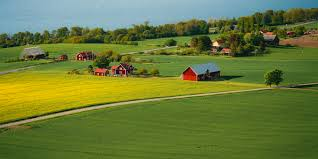
#> input picture external_test.jpg, 318 x 159 px
$ jupyter execute --allow-errors satellite-image-classification.ipynb   (older library calls are emulated)
#> lines starting #> are read from the running program, lines starting #| are printed output that depends on the picture; after the words box and inside, x2 and y2 are one past the last pixel; in counts of white or black regions, pixels touching at a corner belong together
# Assignment 1 – Problem 3
## Satellite Image Classification (Urban vs. Natural) Using Classical Vision + ML
### Classical Computer Vision + Machine Learning
**Course:** Computer Vision (S2-25_AIMLCZG525)

---

### Goal
Build a classical machine-learning system that classifies satellite images into Urban or
Natural categories using handcrafted image features. The system must incorporate pixel
level, texture, and gradient-based features and evaluate performance on a real external
image.

### Implementation Overview
1. Dataset Preparation (fMoW dataset – Urban vs Natural, ~500 each)
2. Preprocessing (resize, convert to grayscale, CLAHE, Gaussian blur)
3. Feature Engineering (Pixel intensity histogram, LBP texture descriptor, Edges using Sobel/Canny, Histogram of Oriented Gradients (HOG))
4. Feature Selection (PCA)
5. Model Training (SVM + Random Forest, 5-fold CV)
6. Evaluation (Accuracy, Precision, Recall, F1, Confusion Matrix)
7. External Image Prediction
8. Analysis & Discussion

## Import Required Libraries

[cell 1]
# ── Standard Library ──────────────────────────────────────────────────────────
import os
import random
import warnings
import pickle
#warnings.filterwarnings('ignore')

# ── Numerical & Data ──────────────────────────────────────────────────────────
import numpy as np
import pandas as pd
import kagglehub

# ── Image Processing ──────────────────────────────────────────────────────────
import cv2                                      # OpenCV for image I/O and processing
from skimage.feature import hog, local_binary_pattern  # HOG and LBP
from skimage import exposure

# ── Visualization ─────────────────────────────────────────────────────────────
import matplotlib.pyplot as plt
import matplotlib.gridspec as gridspec
import seaborn as sns

# ── Machine Learning ──────────────────────────────────────────────────────────
from sklearn.svm import SVC
from sklearn.ensemble import RandomForestClassifier
from sklearn.model_selection import train_test_split, StratifiedKFold, cross_val_score
from sklearn.preprocessing import StandardScaler, MinMaxScaler, LabelEncoder
from sklearn.decomposition import PCA
from sklearn.metrics import (
    accuracy_score, precision_score, recall_score, f1_score,
    confusion_matrix, classification_report
)
from sklearn.pipeline import Pipeline

# ── Reproducibility ───────────────────────────────────────────────────────────
SEED = 42
np.random.seed(SEED)
random.seed(SEED)

print("✅ All libraries imported successfully.")
print(f"   OpenCV   : {cv2.__version__}")
print(f"   NumPy    : {np.__version__}")
print(f"   Pandas   : {pd.__version__}")

## 1. Dataset Preparation
**fMoW Dataset – Urban vs Natural (~500 images each)**

- Download and organize fMoW dataset images into two classes: Urban and Natural
- Limit to ~500 images per class for balanced training
- Split into train/validation/test sets

[cell 2]
# 1. Dataset Preparation
EXTERNAL_IMG   = 'external_test.jpg'   # your own real-world image
IMG_SIZE       = (128, 128)
MAX_PER_CLASS  = 500             # cap to keep runtime manageable
FEATURES_FILE  = 'features.pkl'  # cached features

# Define urban and natural classes for EuroSAT
# Mapping EuroSAT classes to broader Urban/Natural categories.
# EuroSAT classes generally include: AnnualCrop, Forest, HerbaceousVegetation, Highway, Industrial, Pasture,
# PermanentCrop, Residential, River, SeaLake.
URBAN_EUROSAT_CATEGORIES = ['Residential', 'Industrial', 'Highway']
NATURAL_EUROSAT_CATEGORIES = ['Forest', 'River', 'SeaLake', 'Pasture', 'PermanentCrop', 'HerbaceousVegetation', 'AnnualCrop']

# Download the EuroSAT dataset from Kaggle
print("Downloading EuroSAT dataset from Kaggle... This may take a moment.")
# The path returned by dataset_download is typically the base directory of the extracted dataset
#> (the rest of this cell did not finish here and is left out)

## 2. Preprocessing
**Steps: Resize → Grayscale → CLAHE → Gaussian Blur**

- Resize all images to a fixed resolution (e.g., 128×128)
- Convert to grayscale for uniform feature extraction
- Apply CLAHE (Contrast Limited Adaptive Histogram Equalization)
- Apply Gaussian blur to reduce noise

[cell 3]
# 2. Preprocessing
# ── CLAHE object (reused across images) ───────────────────────────────────────
clahe = cv2.createCLAHE(clipLimit=2.0, tileGridSize=(8, 8))

def preprocess_image(img, size=IMG_SIZE):
    """
    Full preprocessing pipeline:
      1. Resize to fixed size
      2. Convert BGR → Grayscale
      3. CLAHE for adaptive contrast enhancement
      4. Gaussian Blur (3x3) for noise reduction
    Returns preprocessed grayscale image (uint8).
    """
    img_resized = cv2.resize(img, size)                       # Step 1: Resize
    img_gray    = cv2.cvtColor(img_resized, cv2.COLOR_BGR2GRAY)  # Step 2: Grayscale
    img_clahe   = clahe.apply(img_gray)                       # Step 3: CLAHE
    img_blur    = cv2.GaussianBlur(img_clahe, (3, 3), 0)      # Step 4: Gaussian Blur
    return img_blur

# ── Apply preprocessing to all images ─────────────────────────────────────────
print("Preprocessing images …")
#> (the rest of this cell did not finish here and is left out)

[cell 4]
# ── Preprocessing Visualization ───────────────────────────────────────────────
sample_idx = 0   # show steps for the first image
#> (the rest of this cell did not finish here and is left out)

## 3. Feature Engineering
**Descriptors: Pixel Intensity Histogram | LBP | Sobel/Canny Edges | HOG**

- **Pixel Intensity Histogram**: Distribution of pixel values per channel
- **LBP (Local Binary Pattern)**: Texture descriptor capturing local structure
- **Edges (Sobel / Canny)**: Edge magnitude maps for structural features
- **Canny Edges**: Edge density
- **HOG (Histogram of Oriented Gradients)**: Shape and gradient orientation features

[cell 5]
# 3. Feature Engineering
# ─────────────────────────────────────────────────────────────────────────────
# Feature Extraction Functions
# ─────────────────────────────────────────────────────────────────────────────
import cv2
from skimage.feature import hog, local_binary_pattern
from skimage import exposure

def extract_all_features(img):
    """
    Concatenate all feature vectors into one feature vector per image.
    Order: [Intensity Hist | LBP | Sobel Edges | Canny Density | HOG]
    """

    # Global pixel intensity histogram captures brightness distribution
    bins = 256
    hist = cv2.calcHist([img], [0], None, [bins], [0, 256])
    hist = hist.flatten() / (img.shape[0] * img.shape[1])  # normalize by pixel count


    # Local Binary Pattern (LBP) texture descriptor
    num_circular_neighbours = 8
    radius = 1
    lbp  = local_binary_pattern(img, P=num_circular_neighbours, R=radius, method='uniform')
    n_bins = int(lbp.max() + 1)
    lbp_hist, _ = np.histogram(lbp, bins=n_bins, range=(0, n_bins), density=True)

    # Sobel gradient magnitude histogram captures structural gradients
    sobel_x  = cv2.Sobel(img, cv2.CV_64F, 1, 0, ksize=3)
    sobel_y  = cv2.Sobel(img, cv2.CV_64F, 0, 1, ksize=3)
    magnitude = np.sqrt(sobel_x**2 + sobel_y**2)
    magnitude = (magnitude / magnitude.max() * 255).astype(np.uint8)
    sobel_hist = cv2.calcHist([magnitude], [0], None, [256], [0, 256])
    sobel_hist = hist.flatten() / magnitude.size


    # Canny edge density – single scalar: fraction of edge pixels
    edges = cv2.Canny(img, threshold1=50, threshold2=150)
    density = np.sum(edges > 0) / edges.size
    canny = np.array([density])   # shape: (1,)

    # Histogram of Oriented Gradients (HOG).
    # For 128×128 image: output dim = 9 * (16*16) * 1 = 2304 (approx).
    hist_of_grads = hog(
        img,
        orientations=9,
        pixels_per_cell=(8, 8),
        cells_per_block=(2, 2),
        visualize=False,
        feature_vector=True
    )

    return np.concatenate([hist, lbp_hist, sobel_hist, canny, hist_of_grads])


print("Try extract_all_features on one image.")
#> (the rest of this cell did not finish here and is left out)

#> (a cell that did not finish here is left out)

## 4. Feature Selection
**Method: Principal Component Analysis (PCA)**

- Concatenate all engineered features into a single feature vector
- Apply PCA to reduce dimensionality while retaining variance (e.g., 95%)
- Visualize explained variance ratio

[cell 7]
# 4. Feature Selection (PCA)
# Train / Test Split (80:20 stratified)
lbl_enc = LabelEncoder()
#> (the rest of this cell did not finish here and is left out)

#> (a cell that did not finish here is left out)

## 5. Model Training
**Classifiers: SVM + Random Forest | Validation: 5-Fold Cross-Validation**

- Train Support Vector Machine (SVM) with RBF kernel on PCA-reduced features
- Train Random Forest classifier with tuned hyperparameters
- Apply 5-fold cross-validation to assess generalization performance

[cell 9]
# 5. Model Training (SVM + Random Forest, 5-Fold CV)

# ──────────────────────────────────────────────────────────────
# Define four classical ML classifiers as required by the assignment
# ──────────────────────────────────────────────────────────────
classifiers = {
    'SVM (RBF)': SVC(
        kernel='rbf',
        C=10,
        gamma='scale',
        decision_function_shape='ovr',
        random_state=SEED
    ),
    'Random Forest': RandomForestClassifier(
        n_estimators=200,
        max_depth=None,
        min_samples_split=2,
        n_jobs=-1,
        random_state=SEED
    )
}

print('Classifiers defined:')
for name in classifiers:
    print(f'   • {name}')
#> further down, ext_img_raw is the input picture: shape (159, 318, 3); mean B, G, R 57.6, 121.9, 105.5


# ── 5-fold Stratified Cross-Validation on training set ─────
skf = StratifiedKFold(n_splits=5, shuffle=True, random_state=SEED)

cv_results = {}
print('Running 5-fold cross-validation …\n')

#> (the rest of this cell did not finish here and is left out)

[cell 10]
# ── CV Results Bar Chart ─────────────────────────────────────
fig, axes = plt.subplots(1, 2, figsize=(12, 5))
fig.suptitle('5-Fold Cross-Validation Results', fontsize=14, fontweight='bold')
names  = list(cv_results.keys())
means  = [cv_results[n].mean() for n in names]
stds   = [cv_results[n].std()  for n in names]

models = classifiers
# Box plot of fold accuracies
#> (the rest of this cell did not finish here and is left out)

## 6. Evaluation
**Metrics: Accuracy | Precision | Recall | F1-Score | Confusion Matrix**

- Compute Accuracy, Precision, Recall, and F1-Score for each model
- Plot Confusion Matrix for SVM and Random Forest
- Compare performance of both classifiers

#> (a cell that did not finish here is left out)

[cell 12]
# ── Confusion Matrices ────────────────────────────────────────────────────────
fig, axes = plt.subplots(1, 2, figsize=(12, 5))
fig.suptitle('Confusion Matrices – Test Set', fontsize=14, fontweight='bold')

#> (the rest of this cell did not finish here and is left out)

## 7. External Image Prediction
**Predict class (Urban / Natural) for a new unseen image**

- Load an external satellite image not seen during training
- Apply the same preprocessing and feature extraction pipeline
- Predict and display the class label using the best trained model

#> (a cell that did not finish here is left out)

#> in preprocess_image, `img_resized = cv2.resize(img, size)`:
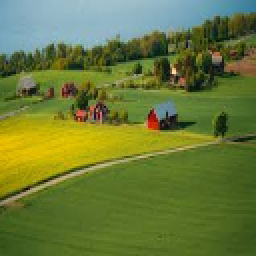
#> img_resized: shape (128, 128, 3) (shown 2 times larger); mean B, G, R 57.4, 121.8, 105.4
#> in preprocess_image, `img_gray    = cv2.cvtColor(img_resized, cv2.COLOR_BGR2GRAY)`:
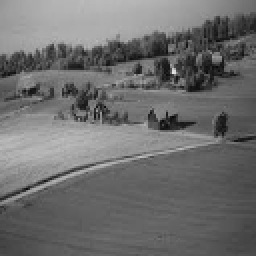
#> img_gray: shape (128, 128) (shown 2 times larger); min 7, max 229, mean 109.6
#> in preprocess_image, `img_clahe   = clahe.apply(img_gray)`:
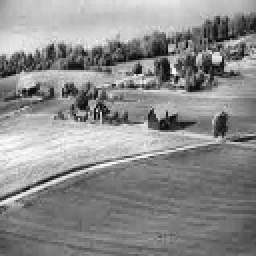
#> img_clahe: shape (128, 128) (shown 2 times larger); min 5, max 254, mean 140
#> in preprocess_image, `img_blur    = cv2.GaussianBlur(img_clahe, (3, 3), 0)`:
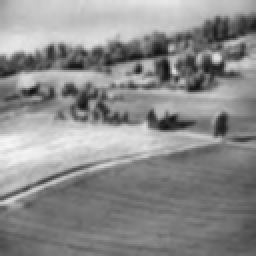
#> img_blur: shape (128, 128) (shown 2 times larger); min 16, max 244, mean 140
    ext_feat    = extract_all_features(ext_prep).reshape(1, -1)
#> in extract_all_features, `hist = cv2.calcHist([img], [0], None, [bins], [0, 256])`: hist = 256 values, max 307 at index 114, min 0 at index 0, mean 64
#> in extract_all_features, `hist = hist.flatten() / (img.shape[0] * img.shape[1])`: hist = 256 values, max 0.0187 at index 114, min 0 at index 0, mean 0.00391
#> in extract_all_features, `lbp  = local_binary_pattern(img, P=num_circular_neighbours, R=radius, ..`:
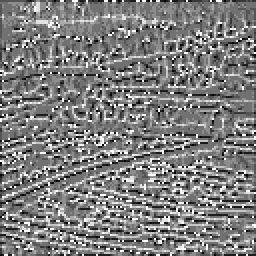
#> lbp: shape (128, 128) float64 (shown 2 times larger); min 0, max 9, mean 4.51; drawn with min black and max white
#> in extract_all_features, `n_bins = int(lbp.max() + 1)`: n_bins = 10
#> in extract_all_features, `lbp_hist, _ = np.histogram(lbp, bins=n_bins, range=(0, n_bins), densit..`: lbp_hist = [0.0195, 0.0616, 0.0441, 0.128, 0.327, 0.186, 0.0697, 0.0582, 0.0428, 0.0637]
#> in extract_all_features, `sobel_x  = cv2.Sobel(img, cv2.CV_64F, 1, 0, ksize=3)`:
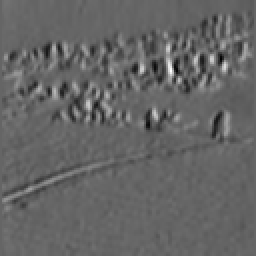
#> sobel_x: shape (128, 128) float64 (shown 2 times larger); min -415, max 625, mean -2.3; drawn with min black and max white
#> in extract_all_features, `sobel_y  = cv2.Sobel(img, cv2.CV_64F, 0, 1, ksize=3)`:
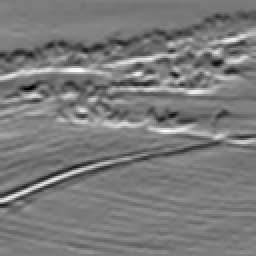
#> sobel_y: shape (128, 128) float64 (shown 2 times larger); min -517, max 540, mean -5.9; drawn with min black and max white
#> in extract_all_features, `magnitude = np.sqrt(sobel_x**2 + sobel_y**2)`:
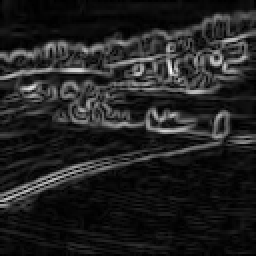
#> magnitude: shape (128, 128) float64 (shown 2 times larger); min 0, max 626, mean 83.2; drawn with min black and max white
#> in extract_all_features, `sobel_hist = cv2.calcHist([magnitude], [0], None, [256], [0, 256])`: sobel_hist = 256 values, max 641 at index 8, min 0 at index 190, mean 64
#> in extract_all_features, `sobel_hist = hist.flatten() / magnitude.size`: sobel_hist = 256 values, max 1.14e-06 at index 114, min 0 at index 0, mean 2.38e-07
#> in extract_all_features, `edges = cv2.Canny(img, threshold1=50, threshold2=150)`:
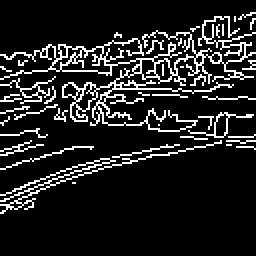
#> edges: shape (128, 128) (shown 2 times larger); 13% white in thin lines or dots, all inside (x1, y1, x2, y2) = (0, 6, 128, 107)
#> in extract_all_features, `density = np.sum(edges > 0) / edges.size`: density = 0.13
#> in extract_all_features, `canny = np.array([density])`: canny = [0.13]
#> in extract_all_features, `hist_of_grads = hog( img, orientations=9, pixels_per_cell=(8, 8), cell..`: hist_of_grads = 8100 values, max 0.565 at index 4989, min 0 at index 3, mean 0.127
    ext_feat_sc = scaler.transform(ext_feat)
    ext_feat_pca= pca.transform(ext_feat_sc)

    # Display preprocessing steps
    fig, axes = plt.subplots(1, 4, figsize=(16, 4))
    fig.suptitle('External Image – Preprocessing Pipeline', fontsize=14, fontweight='bold')
    orig_disp = cv2.cvtColor(cv2.resize(ext_img_raw, IMG_SIZE), cv2.COLOR_BGR2RGB)
    gray_e    = cv2.cvtColor(cv2.resize(ext_img_raw, IMG_SIZE), cv2.COLOR_BGR2GRAY)
    clahe_e   = clahe.apply(gray_e)
    blur_e    = cv2.GaussianBlur(clahe_e, (3,3), 0)
    for ax, img, title, cmap in zip(
        axes,
        [orig_disp, gray_e, clahe_e, blur_e],
        ['Original', 'Grayscale', 'CLAHE', 'Blurred'],
        [None, 'gray', 'gray', 'gray']
    ):
        ax.imshow(img, cmap=cmap)
        ax.set_title(title)
        ax.axis('off')
    plt.tight_layout()
    plt.show()

    # Predict
    print("\n── External Image Predictions ──")
    for name, model in trained_models.items():
        pred_enc  = model.predict(ext_feat_pca)[0]
        pred_lbl  = lbl_enc.inverse_transform([pred_enc])[0]
        if hasattr(model, 'predict_proba'):
            prob = model.predict_proba(ext_feat_pca)[0].max() * 100
            print(f"  {name:<20s} → {pred_lbl.upper():>8s}  (confidence: {prob:.1f}%)")
        else:
            print(f"  {name:<20s} → {pred_lbl.upper():>8s}")

    # Visual result card
    fig, ax = plt.subplots(figsize=(5, 5))
    ax.imshow(cv2.cvtColor(cv2.resize(ext_img_raw, IMG_SIZE), cv2.COLOR_BGR2RGB))
    preds_str = '  |  '.join(
        f"{n.split()[0]}: {lbl_enc.inverse_transform([m.predict(ext_feat_pca)[0]])[0].upper()}"
        for n, m in trained_models.items()
    )
    ax.set_title(f'External Image Prediction\n{preds_str}',
                 fontsize=10, fontweight='bold')
    ax.axis('off')
    plt.tight_layout()
    plt.savefig('external_prediction.png', dpi=150, bbox_inches='tight')
    plt.show()

$ run again, with city.jpg copied over external_test.jpg
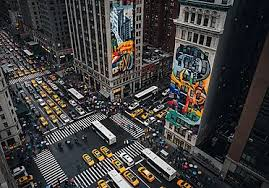
#> input picture city.jpg, 269 x 188 px
#> ext_img_raw is the input picture: shape (188, 269, 3); mean B, G, R 61.4, 61.8, 63.5
#> in extract_all_features, `hist = cv2.calcHist([img], [0], None, [bins], [0, 256])`: hist = 256 values, max 168 at index 91, min 0 at index 0, mean 64
#> in extract_all_features, `hist = hist.flatten() / (img.shape[0] * img.shape[1])`: hist = 256 values, max 0.0103 at index 91, min 0 at index 0, mean 0.00391
#> n_bins = 10
#> lbp_hist = [0.0389, 0.0638, 0.0723, 0.151, 0.241, 0.153, 0.0803, 0.0594, 0.0529, 0.0876]
#> in extract_all_features, `magnitude = np.sqrt(sobel_x**2 + sobel_y**2)`:
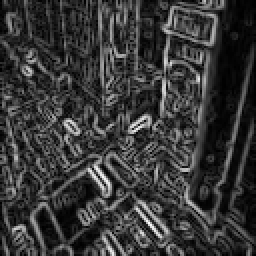
#> magnitude: shape (128, 128) float64 (shown 2 times larger); min 0, max 643.9, mean 141.6; drawn with min black and max white
#> in extract_all_features, `sobel_hist = cv2.calcHist([magnitude], [0], None, [256], [0, 256])`: sobel_hist = 256 values, max 251 at index 11, min 0 at index 222, mean 64
#> in extract_all_features, `sobel_hist = hist.flatten() / magnitude.size`: sobel_hist = 256 values, max 6.26e-07 at index 91, min 0 at index 0, mean 2.38e-07
#> in extract_all_features, `edges = cv2.Canny(img, threshold1=50, threshold2=150)`:
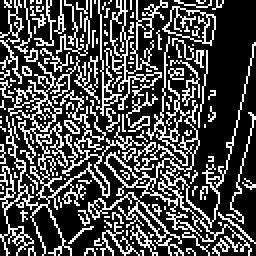
#> edges: shape (128, 128) (shown 2 times larger); 29.6% white in thin lines or dots
#> density = 0.296
#> canny = [0.296]
#> hist_of_grads = 8100 values, max 0.523 at index 2628, min 0 at index 32, mean 0.139

$ run again, with external_natural.jpg copied over external_test.jpg
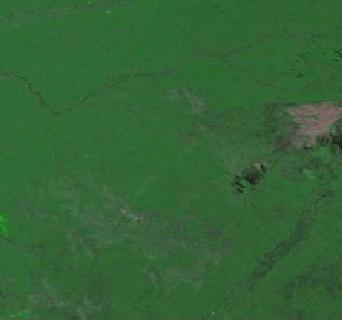
#> input picture external_natural.jpg, 342 x 323 px
#> ext_img_raw is the input picture: shape (323, 342, 3); mean B, G, R 56.4, 101.1, 54.1
#> in extract_all_features, `hist = cv2.calcHist([img], [0], None, [bins], [0, 256])`: hist = 256 values, max 1030 at index 98, min 0 at index 0, mean 64
#> in extract_all_features, `hist = hist.flatten() / (img.shape[0] * img.shape[1])`: hist = 256 values, max 0.0629 at index 98, min 0 at index 0, mean 0.00391
#> in extract_all_features, `lbp  = local_binary_pattern(img, P=num_circular_neighbours, R=radius, ..`:
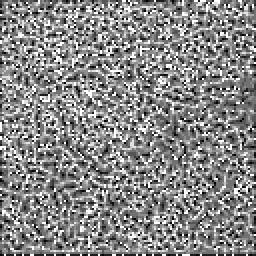
#> lbp: shape (128, 128) float64 (shown 2 times larger); min 0, max 9, mean 4.81; drawn with min black and max white
#> n_bins = 10
#> lbp_hist = [0.0247, 0.0587, 0.0522, 0.149, 0.196, 0.189, 0.106, 0.061, 0.0644, 0.0994]
#> in extract_all_features, `sobel_hist = cv2.calcHist([magnitude], [0], None, [256], [0, 256])`: sobel_hist = 256 values, max 794 at index 8, min 0 at index 146, mean 64
#> in extract_all_features, `sobel_hist = hist.flatten() / magnitude.size`: sobel_hist = 256 values, max 3.84e-06 at index 98, min 0 at index 0, mean 2.38e-07
#> in extract_all_features, `edges = cv2.Canny(img, threshold1=50, threshold2=150)`:
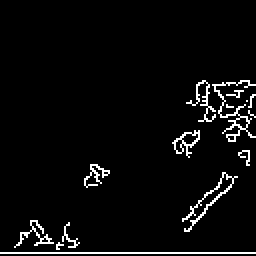
#> edges: shape (128, 128) (shown 2 times larger); 4.2% white in thin lines or dots, all inside (x1, y1, x2, y2) = (0, 40, 128, 127)
#> density = 0.0418
#> canny = [0.0418]
#> hist_of_grads = 8100 values, max 0.588 at index 7978, min 0 at index 71, mean 0.148
